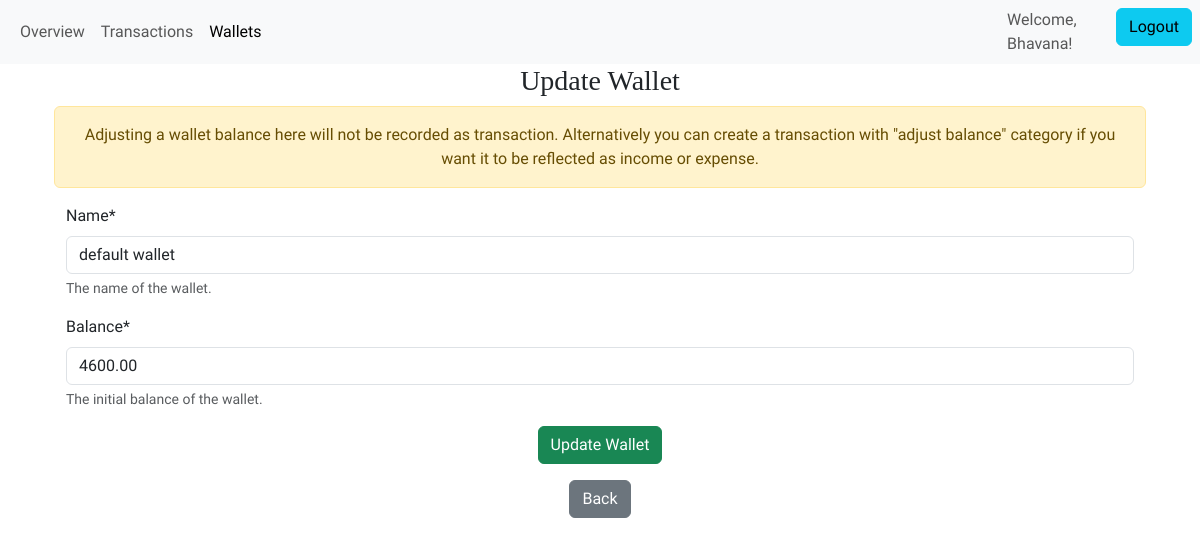
/personal/wallets/15/update (signed in), run on an earlier commit of the app's database.
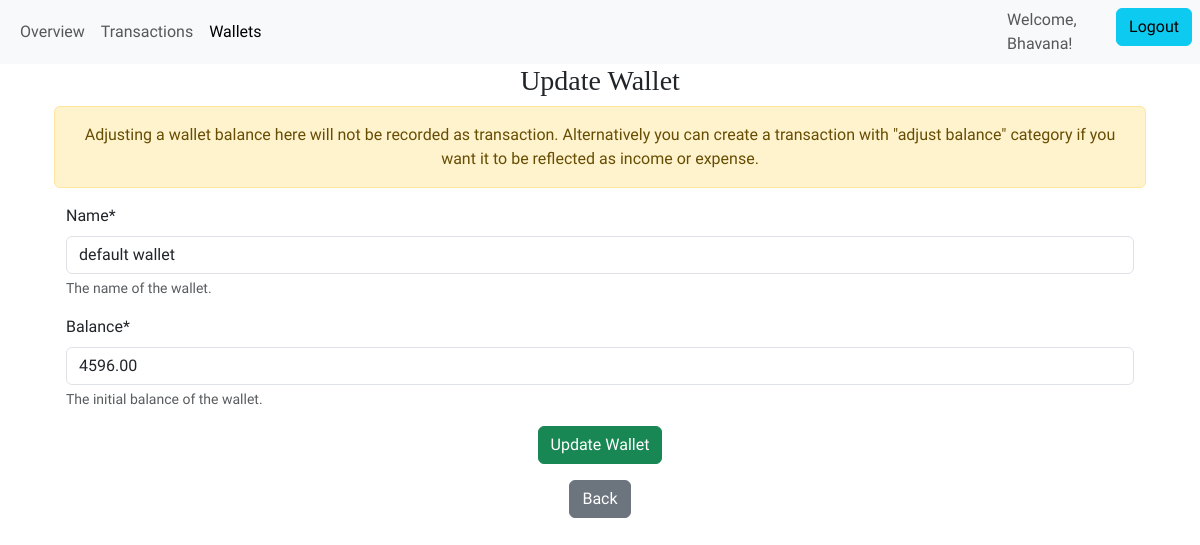
And on a later commit of the database.
### expense_tracker/models.py (models this page shows, shortened)
class Wallet(models.Model):
    user = models.ForeignKey(
        User,
        on_delete=models.CASCADE,
        help_text="The user to whom the wallet belongs.",
    )  # Link to the user's account
    name = models.CharField(
        max_length=100,
        default="your bank account",
        help_text="The name of the wallet.",
    )  # Wallet name
    balance = models.DecimalField(
        max_digits=10,
        decimal_places=2,
        default=0.00,
        help_text="The initial balance of the wallet.",
    )  # Initial balance
    class Meta:
        unique_together = [("user", "name")]

### expense_tracker/views.py (the view)
class UpdateWallet(LoginRequiredMixin, UpdateView):
    model = Wallet
    form_class = UpdateWalletForm
    template_name = "expense_tracker/update_wallet.html"
    success_url = reverse_lazy(
        "list_wallet"
    )  # URL to redirect after successful update
    def get_form_kwargs(self):
        kwargs = super(UpdateWallet, self).get_form_kwargs()
        kwargs["user"] = self.request.user
        return kwargs

### expense_tracker/forms.py (shortened to what this page needs)
class UpdateWalletForm(forms.ModelForm):
    class Meta:
        model = Wallet
        exclude = ["user"]
    def __init__(self, *args, **kwargs):
        self.user = kwargs.pop("user", None)
        super(UpdateWalletForm, self).__init__(*args, **kwargs)

### expense_tracker/templates/expense_tracker/update_wallet.html (shortened to what this page needs)
{% extends "expense_tracker/personal_home.html" %}
{% load static %}
{% load crispy_forms_tags %}
{% block wallets %}active{% endblock %}
{% block content%}
<div class="container text-center">
    <h3>Update Wallet</h3>
    <div class="alert alert-warning" role="alert">
        Adjusting a wallet balance here will not be recorded as transaction. Alternatively you can create a transaction
        with "adjust balance" category if you want it to be reflected as income or expense.
    </div>
    <div class="container text-start ">
        <form method="post">
            {{ form | crispy }}
            <div class="text-center">
                <button type="submit" class="btn btn-success">Update Wallet</button>
            </div>
        </form>
        <div class="container text-center">
            <a href="{% url 'list_wallet' %}" class="btn btn-secondary  my-3"
                aria-label="back to list of wallets">Back</a>
        </div>
    </div>
</div>
{% endblock %}

### expense_tracker/templates/expense_tracker/personal_home.html (shortened to what this page needs)
{% extends "base.html" %}
{% load static %}
{% block navbar%}
<div class="container-fluid">
    <div class="collapse navbar-collapse" id="navbarSupportedContent">
        <ul class="navbar-nav  mb-2 mb-lg-0 ">
            <li class="nav-item">
                <a class="nav-link {% block overview %}{% endblock %}"
                    href="{% url 'overview' %}"  aria-label="overview" >Overview</a>
            </li>
        </ul>
        <ul class="navbar-nav  mb-2 mb-lg-0 ">
            <li class="nav-item">
                <a class="nav-link {% block transactions %}{% endblock %}"
                    href="{% url 'list_transaction' %}" aria-label="transactions">Transactions</a>
            </li>
        </ul>
        <ul class="navbar-nav  mb-2 mb-lg-0 ">
            <li class="nav-item">
                <a class="nav-link {% block wallets %}{% endblock %}"
                    href="{% url 'list_wallet' %}"  aria-label="wallets">Wallets</a>
            </li>
        </ul>
    </div>
</div>
<ul class="navbar-nav  mb-2 mb-lg-0 ">
    <li class="nav-item">
        <span class="navbar-text">
            Welcome, {{ user.username |title }}!
        </span>
    </li>
    <li class="nav-item">
        <form method="post" action="{% url 'logout' %}">
            <button type="submit" class="btn btn-info mx-2">Logout</button>
        </form>
    </li>
</ul>
{% endblock %}

### templates/base.html (shortened to what this page needs)
{% load static %}
<!DOCTYPE html>
<html lang="en">
<head>
    <link href="https://cdn.jsdelivr.net/npm/bootstrap@5.3.3/dist/css/bootstrap.min.css" rel="stylesheet"
>
    <link rel="stylesheet" href="{% static "expense_tracker/css/base.css" %}">
</head>
<body>
    <header>
        <nav class="navbar navbar-expand-lg bg-body-tertiary align-items-center justify-content-center">
            {% block navbar %}{% endblock %}
        </nav>
    </header>
    <main>
        <div class="container">
            {% block content %}{% endblock %}
        </div>
    </main>
</body>
</html>

### expense_tracker/static/expense_tracker/css/base.css (style rules this page uses)
:root { --font-source-sans: "Source Sans 3", sans-serif; --font-libre-baskerville: "Libre Baskerville", serif; }
body { font-family: var(--font-source-sans); }
*, *::before, *::after { box-sizing: border-box; }
h1, h2, h3 { font-family: var(--font-libre-baskerville); }
.navbar-nav .nav-link { position: relative; transition: all 0.3s ease-in-out; }

What changed in the data, as far as the page shows it:
changed Wallet "default wallet": balance "4600.00" → "4596.00"
